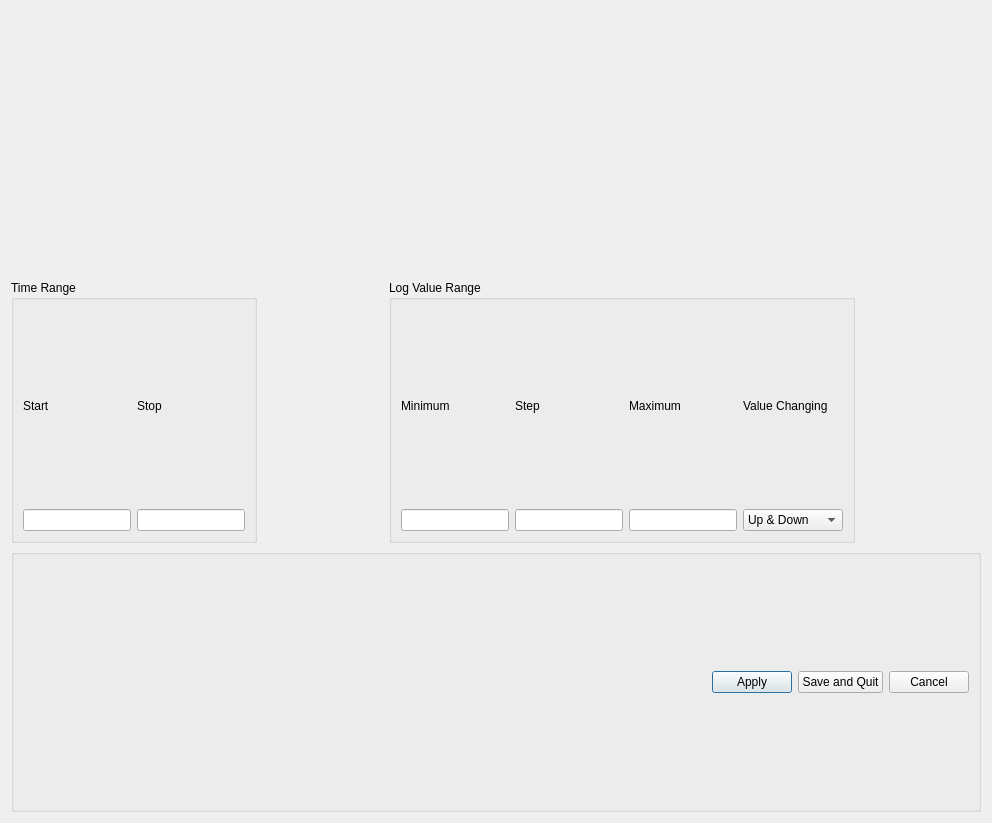
<?xml version="1.0" encoding="UTF-8"?>
<ui version="4.0">
 <class>Dialog</class>
 <widget class="QDialog" name="Dialog">
  <property name="geometry">
   <rect>
    <x>0</x>
    <y>0</y>
    <width>992</width>
    <height>823</height>
   </rect>
  </property>
  <property name="windowTitle">
   <string>Dialog</string>
  </property>
  <layout class="QVBoxLayout" name="verticalLayout">
   <item>
<widget class="QFrame" name="frame_graphicsView_main"/>
   </item>
   <item>
    <layout class="QHBoxLayout" name="horizontalLayout_3">
     <item>
      <widget class="QGroupBox" name="groupBox_timeRange">
       <property name="title">
        <string>Time Range</string>
       </property>
       <layout class="QGridLayout" name="gridLayout_2">
        <item row="1" column="1">
         <widget class="QLineEdit" name="lineEdit_maxTime"/>
        </item>
        <item row="1" column="0">
         <widget class="QLineEdit" name="lineEdit_minTime"/>
        </item>
        <item row="0" column="0">
         <widget class="QLabel" name="label_4">
          <property name="text">
           <string>Start</string>
          </property>
         </widget>
        </item>
        <item row="0" column="1">
         <widget class="QLabel" name="label_5">
          <property name="text">
           <string>Stop</string>
          </property>
         </widget>
        </item>
       </layout>
      </widget>
     </item>
     <item>
      <spacer name="horizontalSpacer_3">
       <property name="orientation">
        <enum>Qt::Horizontal</enum>
       </property>
       <property name="sizeHint" stdset="0">
        <size>
         <width>40</width>
         <height>20</height>
        </size>
       </property>
      </spacer>
     </item>
     <item>
      <widget class="QGroupBox" name="groupBox_logValue">
       <property name="sizePolicy">
        <sizepolicy hsizetype="Preferred" vsizetype="Preferred">
         <horstretch>0</horstretch>
         <verstretch>0</verstretch>
        </sizepolicy>
       </property>
       <property name="title">
        <string>Log Value Range</string>
       </property>
       <layout class="QGridLayout" name="gridLayout_3">
        <item row="1" column="3">
         <widget class="QComboBox" name="comboBox_direction">
          <property name="minimumSize">
           <size>
            <width>100</width>
            <height>0</height>
           </size>
          </property>
          <item>
           <property name="text">
            <string>Up &amp; Down</string>
           </property>
          </item>
          <item>
           <property name="text">
            <string>Up</string>
           </property>
          </item>
          <item>
           <property name="text">
            <string>Down</string>
           </property>
          </item>
         </widget>
        </item>
        <item row="1" column="2">
         <widget class="QLineEdit" name="lineEdit_maxLogValue"/>
        </item>
        <item row="1" column="0">
         <widget class="QLineEdit" name="lineEdit_minLogValue"/>
        </item>
        <item row="1" column="1">
         <widget class="QLineEdit" name="lineEdit_logValueInterval"/>
        </item>
        <item row="0" column="0">
         <widget class="QLabel" name="label">
          <property name="text">
           <string>Minimum</string>
          </property>
         </widget>
        </item>
        <item row="0" column="1">
         <widget class="QLabel" name="label_2">
          <property name="text">
           <string>Step</string>
          </property>
         </widget>
        </item>
        <item row="0" column="2">
         <widget class="QLabel" name="label_3">
          <property name="text">
           <string>Maximum</string>
          </property>
         </widget>
        </item>
        <item row="0" column="3">
         <widget class="QLabel" name="label_6">
          <property name="text">
           <string>Value Changing</string>
          </property>
         </widget>
        </item>
       </layout>
      </widget>
     </item>
     <item>
      <spacer name="horizontalSpacer_4">
       <property name="orientation">
        <enum>Qt::Horizontal</enum>
       </property>
       <property name="sizeHint" stdset="0">
        <size>
         <width>40</width>
         <height>20</height>
        </size>
       </property>
      </spacer>
     </item>
    </layout>
   </item>
   <item>
    <layout class="QHBoxLayout" name="horizontalLayout_2">
     <item>
      <widget class="QGroupBox" name="groupBox">
       <property name="title">
        <string/>
       </property>
       <layout class="QHBoxLayout" name="horizontalLayout">
        <item>
         <spacer name="horizontalSpacer_2">
          <property name="orientation">
           <enum>Qt::Horizontal</enum>
          </property>
          <property name="sizeHint" stdset="0">
           <size>
            <width>40</width>
            <height>20</height>
           </size>
          </property>
         </spacer>
        </item>
        <item>
         <widget class="QPushButton" name="pushButton_apply">
          <property name="text">
           <string>Apply</string>
          </property>
         </widget>
        </item>
        <item>
         <widget class="QPushButton" name="pushButton_saveQuit">
          <property name="text">
           <string>Save and Quit</string>
          </property>
         </widget>
        </item>
        <item>
         <widget class="QPushButton" name="pushButton_cancel">
          <property name="text">
           <string>Cancel</string>
          </property>
          <property name="shortcut">
           <string>Ctrl+Q</string>
          </property>
         </widget>
        </item>
       </layout>
      </widget>
     </item>
    </layout>
   </item>
  </layout>
 </widget>
 <customwidgets>
  <customwidget>
   <class>MplGraphicsView</class>
   <extends>QGraphicsView</extends>
   <header>mplgraphicsview.h</header>
  </customwidget>
 </customwidgets>
 <resources/>
 <connections/>
</ui>
